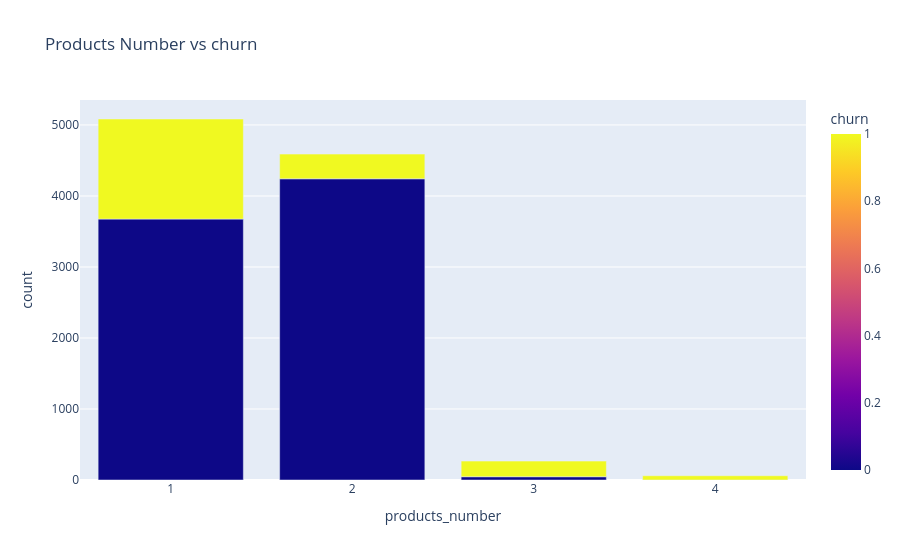
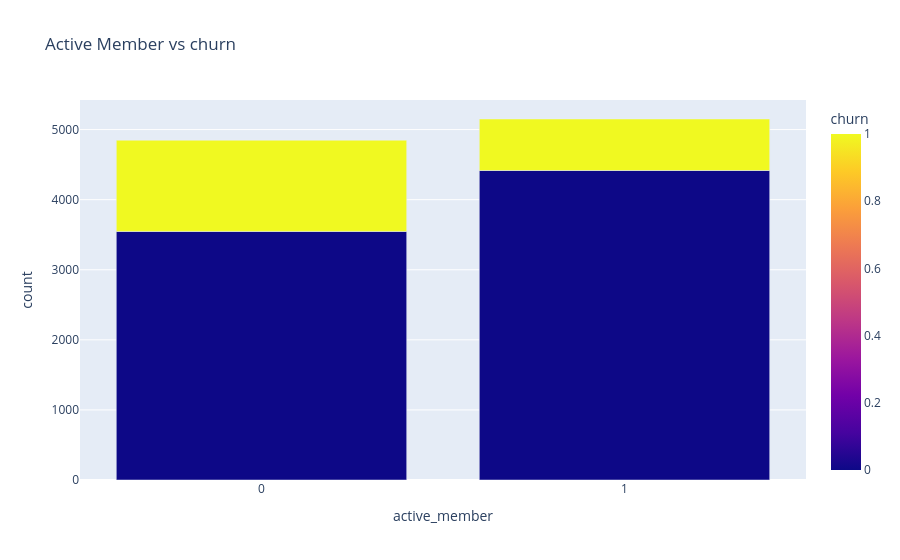
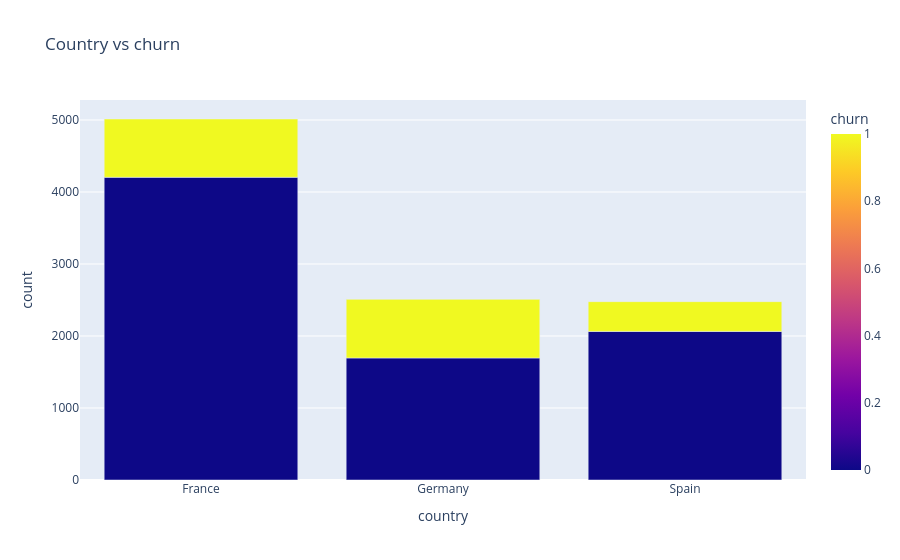
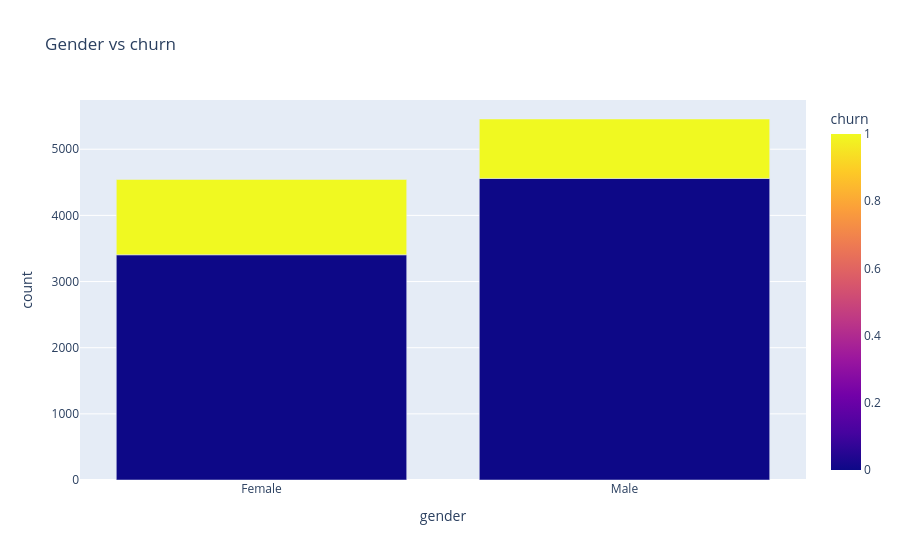

Notebook code for these charts, in order:
### Markdown cell above
## Categorical features vs churn

Bar charts for `products_number`, `active_member`, `country`, `gender`. These get one-hot encoded in notebook 2.

### Code cell
for col in ["products_number", "active_member", "country", "gender"]:
    grouped = df.groupby([col, "churn"]).size().reset_index(name="count")
    px.bar(
        grouped,
        x=col,
        y="count",
        color="churn",
        barmode="group",
        title=f"{col.replace('_', ' ').title()} vs churn",
        color_discrete_map={0: "#2ecc71", 1: "#e74c3c"},
    ).show()

### Figure 1 — Plotly figure (JSON) as saved in the notebook; plotly's stock layout.template omitted (floating-point values rounded to 4 significant figures)
{"data": [{"alignmentgroup": "True", "hovertemplate": "products_number=%{x}<br>count=%{y}<br>churn=%{marker.color}<extra></extra>", "legendgroup": "", "marker": {"color": [0, 1, 0, 1, 0, 1, 1], "coloraxis": "coloraxis", "pattern": {"shape": ""}}, "name": "", "offsetgroup": "", "orientation": "v", "showlegend": false, "textposition": "auto", "type": "bar", "x": [1, 1, 2, 2, 3, 3, 4], "xaxis": "x", "y": [3675, 1409, 4242, 348, 46, 220, 60], "yaxis": "y"}], "layout": {"barmode": "group", "coloraxis": {"colorbar": {"title": {"text": "churn"}}, "colorscale": [[0, "#0d0887"], [0.1111, "#46039f"], [0.2222, "#7201a8"], [0.3333, "#9c179e"], [0.4444, "#bd3786"], [0.5556, "#d8576b"], [0.6667, "#ed7953"], [0.7778, "#fb9f3a"], [0.8889, "#fdca26"], [1, "#f0f921"]]}, "legend": {"tracegroupgap": 0}, "title": {"text": "Products Number vs churn"}, "xaxis": {"anchor": "y", "domain": [0, 1], "title": {"text": "products_number"}}, "yaxis": {"anchor": "x", "domain": [0, 1], "title": {"text": "count"}}}}

### Figure 2 — Plotly figure (JSON) as saved in the notebook; plotly's stock layout.template omitted (floating-point values rounded to 4 significant figures)
{"data": [{"alignmentgroup": "True", "hovertemplate": "active_member=%{x}<br>count=%{y}<br>churn=%{marker.color}<extra></extra>", "legendgroup": "", "marker": {"color": [0, 1, 0, 1], "coloraxis": "coloraxis", "pattern": {"shape": ""}}, "name": "", "offsetgroup": "", "orientation": "v", "showlegend": false, "textposition": "auto", "type": "bar", "x": [0, 0, 1, 1], "xaxis": "x", "y": [3547, 1302, 4416, 735], "yaxis": "y"}], "layout": {"barmode": "group", "coloraxis": {"colorbar": {"title": {"text": "churn"}}, "colorscale": [[0, "#0d0887"], [0.1111, "#46039f"], [0.2222, "#7201a8"], [0.3333, "#9c179e"], [0.4444, "#bd3786"], [0.5556, "#d8576b"], [0.6667, "#ed7953"], [0.7778, "#fb9f3a"], [0.8889, "#fdca26"], [1, "#f0f921"]]}, "legend": {"tracegroupgap": 0}, "title": {"text": "Active Member vs churn"}, "xaxis": {"anchor": "y", "domain": [0, 1], "title": {"text": "active_member"}}, "yaxis": {"anchor": "x", "domain": [0, 1], "title": {"text": "count"}}}}

### Figure 3 — Plotly figure (JSON) as saved in the notebook; plotly's stock layout.template omitted (floating-point values rounded to 4 significant figures)
{"data": [{"alignmentgroup": "True", "hovertemplate": "country=%{x}<br>count=%{y}<br>churn=%{marker.color}<extra></extra>", "legendgroup": "", "marker": {"color": [0, 1, 0, 1, 0, 1], "coloraxis": "coloraxis", "pattern": {"shape": ""}}, "name": "", "offsetgroup": "", "orientation": "v", "showlegend": false, "textposition": "auto", "type": "bar", "x": ["France", "France", "Germany", "Germany", "Spain", "Spain"], "xaxis": "x", "y": [4204, 810, 1695, 814, 2064, 413], "yaxis": "y"}], "layout": {"barmode": "group", "coloraxis": {"colorbar": {"title": {"text": "churn"}}, "colorscale": [[0, "#0d0887"], [0.1111, "#46039f"], [0.2222, "#7201a8"], [0.3333, "#9c179e"], [0.4444, "#bd3786"], [0.5556, "#d8576b"], [0.6667, "#ed7953"], [0.7778, "#fb9f3a"], [0.8889, "#fdca26"], [1, "#f0f921"]]}, "legend": {"tracegroupgap": 0}, "title": {"text": "Country vs churn"}, "xaxis": {"anchor": "y", "domain": [0, 1], "title": {"text": "country"}}, "yaxis": {"anchor": "x", "domain": [0, 1], "title": {"text": "count"}}}}

### Figure 4 — Plotly figure (JSON) as saved in the notebook; plotly's stock layout.template omitted (floating-point values rounded to 4 significant figures)
{"data": [{"alignmentgroup": "True", "hovertemplate": "gender=%{x}<br>count=%{y}<br>churn=%{marker.color}<extra></extra>", "legendgroup": "", "marker": {"color": [0, 1, 0, 1], "coloraxis": "coloraxis", "pattern": {"shape": ""}}, "name": "", "offsetgroup": "", "orientation": "v", "showlegend": false, "textposition": "auto", "type": "bar", "x": ["Female", "Female", "Male", "Male"], "xaxis": "x", "y": [3404, 1139, 4559, 898], "yaxis": "y"}], "layout": {"barmode": "group", "coloraxis": {"colorbar": {"title": {"text": "churn"}}, "colorscale": [[0, "#0d0887"], [0.1111, "#46039f"], [0.2222, "#7201a8"], [0.3333, "#9c179e"], [0.4444, "#bd3786"], [0.5556, "#d8576b"], [0.6667, "#ed7953"], [0.7778, "#fb9f3a"], [0.8889, "#fdca26"], [1, "#f0f921"]]}, "legend": {"tracegroupgap": 0}, "title": {"text": "Gender vs churn"}, "xaxis": {"anchor": "y", "domain": [0, 1], "title": {"text": "gender"}}, "yaxis": {"anchor": "x", "domain": [0, 1], "title": {"text": "count"}}}}
